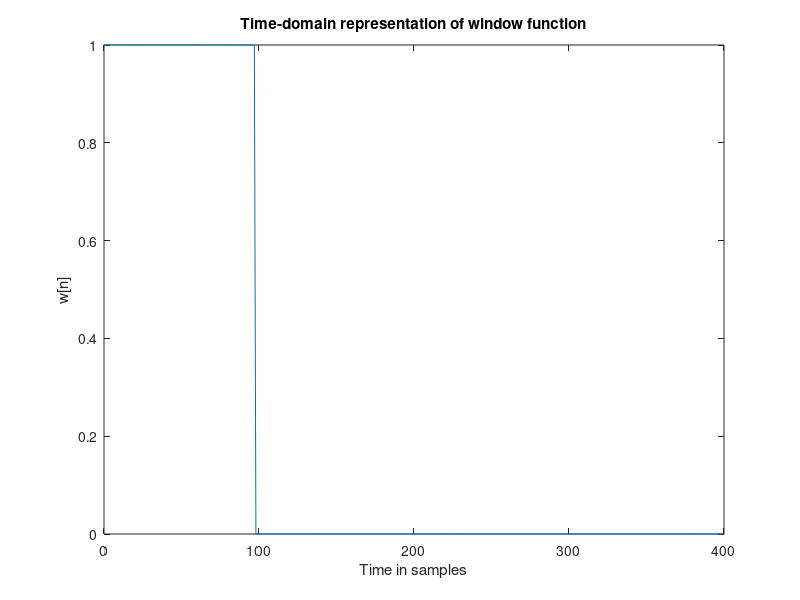

The MATLAB source for this figure: (Note: this script raises an error after producing the figure.)
%window function
N=100;
n=0:1:399;
w(:,1:N-1)=1;
w(N-1:400)=0;

plot(n,w);
xlabel("Time in samples");
ylabel("w[n]");
title("Time-domain representation of window function");



%frequency spectrum of window function

z = tf('z');
X = (z^N-1)/(z^N-z^(N-1));
bode(X)

%window function is definitely a low pass filters